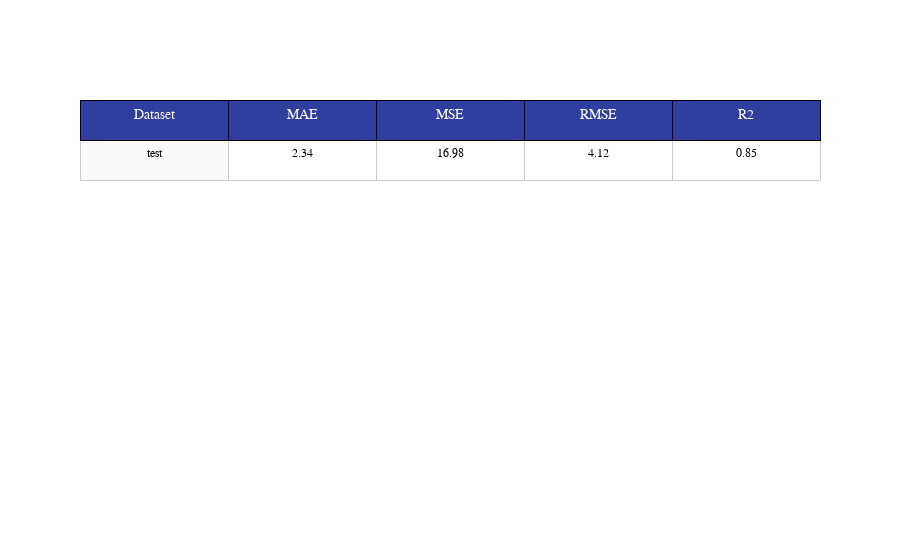

This figure's notebook cell:
### Code cell
y=create_table(error_test_r1,10,10)

### Figure 1 — Plotly figure (JSON) as saved in the notebook; plotly's stock layout.template omitted (floating-point values rounded to 4 significant figures)
{"data": [{"cells": {"align": ["center", "center", "center", "center", "center"], "fill": {"color": ["#f9f9f9", "#ffffff"]}, "font": {"color": "rgb(0, 0, 0)", "family": "Arial, sans-serif", "size": 12}, "height": 40, "line": {"color": "rgb(204, 204, 204)", "width": 1}, "values": [["test"], ["2.34"], ["16.98"], ["4.12"], ["0.85"]]}, "columnwidth": [10, 10], "header": {"align": "center", "fill": {"color": "rgb(48, 63, 159)"}, "font": {"color": "white", "family": "Arial, sans-serif", "size": 14}, "height": 40, "line": {"color": "rgb(0, 0, 0)", "width": 1}, "values": ["Dataset", "MAE", "MSE", "RMSE", "R2"]}, "type": "table"}], "layout": {"autosize": true}}
